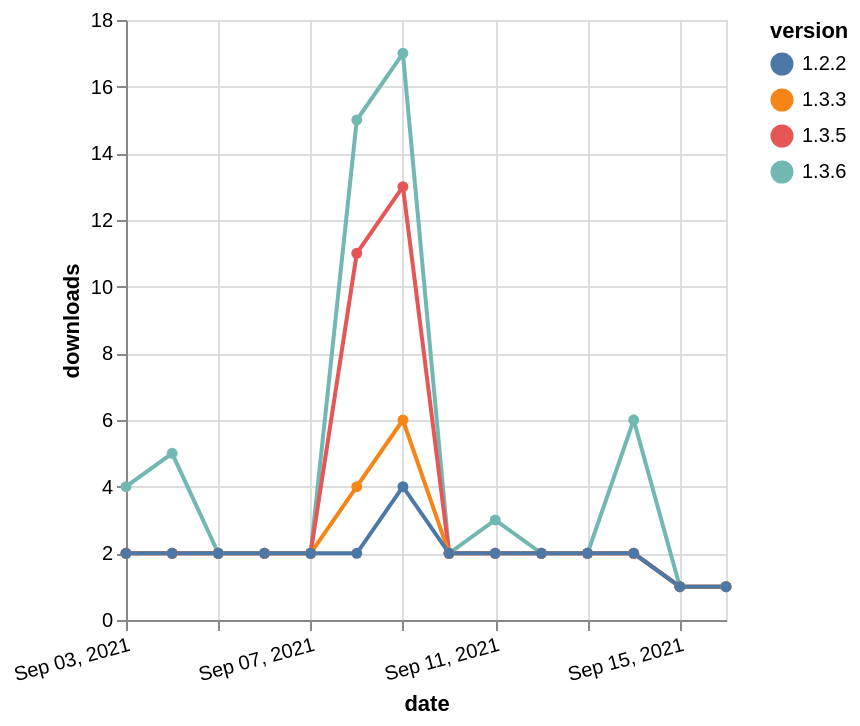

Describe this chart as a Vega-Lite specification.
### Vega-Lite specification from a JSON file in a GitHub repository (floating-point values rounded to 4 significant figures)
{"$schema": "https://vega.github.io/schema/vega-lite/v5.json", "description": "A simple bar chart with embedded data.", "data": {"values": [{"date": "2021-09-03", "total": 3020, "delta": 4, "version": "1.3.6"}, {"date": "2021-09-04", "total": 3025, "delta": 5, "version": "1.3.6"}, {"date": "2021-09-05", "total": 3027, "delta": 2, "version": "1.3.6"}, {"date": "2021-09-06", "total": 3029, "delta": 2, "version": "1.3.6"}, {"date": "2021-09-07", "total": 3031, "delta": 2, "version": "1.3.6"}, {"date": "2021-09-08", "total": 3046, "delta": 15, "version": "1.3.6"}, {"date": "2021-09-09", "total": 3063, "delta": 17, "version": "1.3.6"}, {"date": "2021-09-10", "total": 3065, "delta": 2, "version": "1.3.6"}, {"date": "2021-09-11", "total": 3068, "delta": 3, "version": "1.3.6"}, {"date": "2021-09-12", "total": 3070, "delta": 2, "version": "1.3.6"}, {"date": "2021-09-13", "total": 3072, "delta": 2, "version": "1.3.6"}, {"date": "2021-09-14", "total": 3078, "delta": 6, "version": "1.3.6"}, {"date": "2021-09-15", "total": 3079, "delta": 1, "version": "1.3.6"}, {"date": "2021-09-16", "total": 3080, "delta": 1, "version": "1.3.6"}, {"date": "2021-09-03", "total": 7210, "delta": 2, "version": "1.3.5"}, {"date": "2021-09-04", "total": 7212, "delta": 2, "version": "1.3.5"}, {"date": "2021-09-05", "total": 7214, "delta": 2, "version": "1.3.5"}, {"date": "2021-09-06", "total": 7216, "delta": 2, "version": "1.3.5"}, {"date": "2021-09-07", "total": 7218, "delta": 2, "version": "1.3.5"}, {"date": "2021-09-08", "total": 7229, "delta": 11, "version": "1.3.5"}, {"date": "2021-09-09", "total": 7242, "delta": 13, "version": "1.3.5"}, {"date": "2021-09-10", "total": 7244, "delta": 2, "version": "1.3.5"}, {"date": "2021-09-11", "total": 7246, "delta": 2, "version": "1.3.5"}, {"date": "2021-09-12", "total": 7248, "delta": 2, "version": "1.3.5"}, {"date": "2021-09-13", "total": 7250, "delta": 2, "version": "1.3.5"}, {"date": "2021-09-14", "total": 7252, "delta": 2, "version": "1.3.5"}, {"date": "2021-09-15", "total": 7253, "delta": 1, "version": "1.3.5"}, {"date": "2021-09-16", "total": 7254, "delta": 1, "version": "1.3.5"}, {"date": "2021-09-03", "total": 3704, "delta": 2, "version": "1.3.3"}, {"date": "2021-09-04", "total": 3706, "delta": 2, "version": "1.3.3"}, {"date": "2021-09-05", "total": 3708, "delta": 2, "version": "1.3.3"}, {"date": "2021-09-06", "total": 3710, "delta": 2, "version": "1.3.3"}, {"date": "2021-09-07", "total": 3712, "delta": 2, "version": "1.3.3"}, {"date": "2021-09-08", "total": 3716, "delta": 4, "version": "1.3.3"}, {"date": "2021-09-09", "total": 3722, "delta": 6, "version": "1.3.3"}, {"date": "2021-09-10", "total": 3724, "delta": 2, "version": "1.3.3"}, {"date": "2021-09-11", "total": 3726, "delta": 2, "version": "1.3.3"}, {"date": "2021-09-12", "total": 3728, "delta": 2, "version": "1.3.3"}, {"date": "2021-09-13", "total": 3730, "delta": 2, "version": "1.3.3"}, {"date": "2021-09-14", "total": 3732, "delta": 2, "version": "1.3.3"}, {"date": "2021-09-15", "total": 3733, "delta": 1, "version": "1.3.3"}, {"date": "2021-09-16", "total": 3734, "delta": 1, "version": "1.3.3"}, {"date": "2021-09-03", "total": 2701, "delta": 2, "version": "1.2.2"}, {"date": "2021-09-04", "total": 2703, "delta": 2, "version": "1.2.2"}, {"date": "2021-09-05", "total": 2705, "delta": 2, "version": "1.2.2"}, {"date": "2021-09-06", "total": 2707, "delta": 2, "version": "1.2.2"}, {"date": "2021-09-07", "total": 2709, "delta": 2, "version": "1.2.2"}, {"date": "2021-09-08", "total": 2711, "delta": 2, "version": "1.2.2"}, {"date": "2021-09-09", "total": 2715, "delta": 4, "version": "1.2.2"}, {"date": "2021-09-10", "total": 2717, "delta": 2, "version": "1.2.2"}, {"date": "2021-09-11", "total": 2719, "delta": 2, "version": "1.2.2"}, {"date": "2021-09-12", "total": 2721, "delta": 2, "version": "1.2.2"}, {"date": "2021-09-13", "total": 2723, "delta": 2, "version": "1.2.2"}, {"date": "2021-09-14", "total": 2725, "delta": 2, "version": "1.2.2"}, {"date": "2021-09-15", "total": 2726, "delta": 1, "version": "1.2.2"}, {"date": "2021-09-16", "total": 2727, "delta": 1, "version": "1.2.2"}]}, "width": "container", "mark": {"type": "line", "point": {"filled": true}}, "encoding": {"x": {"field": "date", "type": "temporal", "timeUnit": "yearmonthdate", "title": "date", "axis": {"labelAngle": -15}}, "y": {"field": "delta", "type": "quantitative", "title": "downloads"}, "color": {"field": "version", "type": "nominal"}, "tooltip": {"field": "delta"}}}
